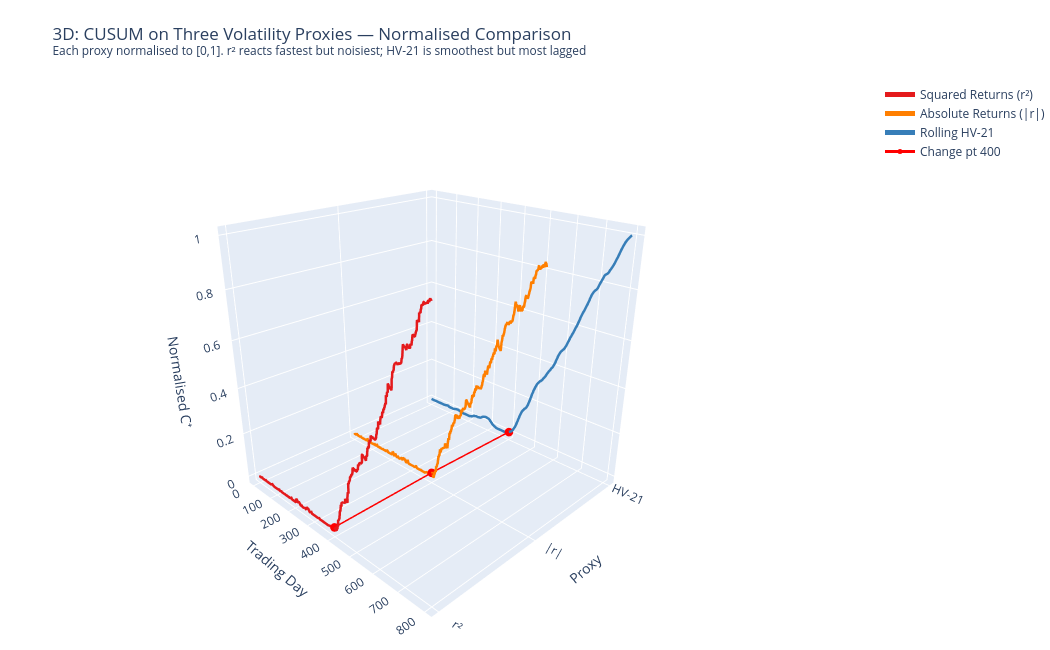

The notebook cell saved with this chart:
### Markdown cell above
### 4.6 Interactive 3D — Volatility Proxy Comparison

A Plotly surface comparing CUSUM paths (no reset) for all three volatility proxies side by side. The surface height shows accumulated evidence; the ridge timing reveals the detection speed trade-off between noise and lag.

### Code cell
# ── 4.6 Plotly 3D: CUSUM on three vol proxies — comparison surface ────────────
# Side-by-side CUSUM paths for r², |r|, and HV-21 as volatility proxies

# Re-run CUSUM for all three proxies (no reset, for smooth surface)
# Squared returns
z_sq_nr = (sq_rets - sigma0_sq) / (np.sqrt(2) * sigma0_sq)
Cu_sq, _ = cusum_one_sided(sq_rets, k=k_vol, h=999,
                            mu0=sigma0_sq, sigma=np.sqrt(2)*sigma0_sq, reset=False)
# Absolute returns
mu_abs_v    = sigma0 * np.sqrt(2 / np.pi)
std_abs_v   = sigma0 * np.sqrt(1 - 2 / np.pi)
Cu_abs, _ = cusum_one_sided(abs_rets, k=k_vol, h=999,
                              mu0=mu_abs_v, sigma=std_abs_v, reset=False)
# HV-21 (annualised %)
hv21_series = pd.Series(log_rets).rolling(21).std().values * np.sqrt(252) * 100
hv21_valid  = np.nan_to_num(hv21_series, nan=0.0)
hv21_mu_v   = np.nanmean(hv21_valid[:burn])
hv21_sig_v  = np.nanstd(hv21_valid[:burn])
Cu_hv, _  = cusum_one_sided(hv21_valid, k=0.5, h=999,
                              mu0=hv21_mu_v, sigma=hv21_sig_v, reset=False)

n_show_v = min(800, n_days)
proxy_names = ['Squared Returns (r²)', 'Absolute Returns (|r|)', 'Rolling HV-21']
cusum_paths = [Cu_sq[:n_show_v], Cu_abs[:n_show_v], Cu_hv[:n_show_v]]
colors_proxy = ['#e41a1c', '#ff7f00', '#377eb8']

fig = go.Figure()
for idx, (path, name, col) in enumerate(zip(cusum_paths, proxy_names, colors_proxy)):
    # Normalise each path to [0,1] for comparison
    pmax = np.max(path) if np.max(path) > 0 else 1
    fig.add_trace(go.Scatter3d(
        x=np.arange(n_show_v),
        y=np.full(n_show_v, idx),
        z=path / pmax,
        mode='lines',
        line=dict(color=col, width=5),
        name=name,
    ))

for cp in chg_pts:
    if cp < n_show_v:
        fig.add_trace(go.Scatter3d(
            x=[cp, cp, cp], y=[0, 1, 2],
            z=[cusum_paths[j][cp] / np.max(cusum_paths[j]) for j in range(3)],
            mode='lines+markers',
            line=dict(color='red', width=3),
            marker=dict(size=5, color='red'),
            name=f'Change pt {cp}', showlegend=(cp == chg_pts[0]),
        ))

fig.update_layout(
    title='3D: CUSUM on Three Volatility Proxies — Normalised Comparison<br>'
          '<sup>Each proxy normalised to [0,1]. r² reacts fastest but noisiest; '
          'HV-21 is smoothest but most lagged</sup>',
    scene=dict(
        xaxis_title='Trading Day',
        yaxis=dict(title='Proxy', tickvals=[0,1,2],
                   ticktext=['r²', '|r|', 'HV-21']),
        zaxis_title='Normalised C⁺',
        camera=dict(eye=dict(x=1.6, y=-1.6, z=1.0)),
    ),
    height=650, width=1050, margin=dict(l=0, r=0, t=80, b=0),
)
fig.show()

### Figure 1 — Plotly figure (JSON) as saved in the notebook; plotly's stock layout.template omitted (floating-point values rounded to 4 significant figures; data arrays with more than 128 entries replaced by an {"elided": "..."} marker saying what was removed)
{"data": [{"line": {"color": "#e41a1c", "width": 5}, "mode": "lines", "name": "Squared Returns (r²)", "type": "scatter3d", "x": {"elided": "800 int values"}, "y": {"elided": "800 int values"}, "z": {"elided": "800 float values"}}, {"line": {"color": "#ff7f00", "width": 5}, "mode": "lines", "name": "Absolute Returns (|r|)", "type": "scatter3d", "x": {"elided": "800 int values"}, "y": {"elided": "800 int values"}, "z": {"elided": "800 float values"}}, {"line": {"color": "#377eb8", "width": 5}, "mode": "lines", "name": "Rolling HV-21", "type": "scatter3d", "x": {"elided": "800 int values"}, "y": {"elided": "800 int values"}, "z": {"elided": "800 float values"}}, {"line": {"color": "red", "width": 3}, "marker": {"color": "red", "size": 5}, "mode": "lines+markers", "name": "Change pt 400", "showlegend": true, "type": "scatter3d", "x": [400, 400, 400], "y": [0, 1, 2], "z": [0.01107, 0.01676, 0.00868]}], "layout": {"height": 650, "margin": {"b": 0, "l": 0, "r": 0, "t": 80}, "scene": {"camera": {"eye": {"x": 1.6, "y": -1.6, "z": 1}}, "xaxis": {"title": {"text": "Trading Day"}}, "yaxis": {"ticktext": ["r²", "|r|", "HV-21"], "tickvals": [0, 1, 2], "title": {"text": "Proxy"}}, "zaxis": {"title": {"text": "Normalised C⁺"}}}, "title": {"text": "3D: CUSUM on Three Volatility Proxies — Normalised Comparison<br><sup>Each proxy normalised to [0,1]. r² reacts fastest but noisiest; HV-21 is smoothest but most lagged</sup>"}, "width": 1050}}
